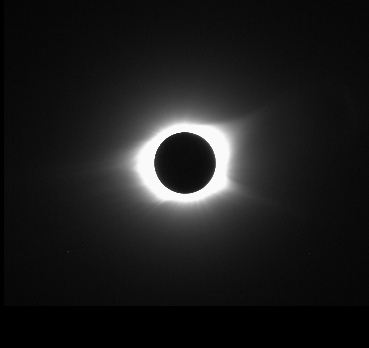
#> input picture 5853.png, 369 x 348 px
$ python imgnegation.py
#> lines starting #> are read from the running program, lines starting #| are printed output that depends on the picture
# Import all necessary libraries. Skimage is shorthand for scikit-image
import skimage.io
import skimage.util
import skimage.color
import skimage.transform
import copy
from matplotlib import pyplot as plt
from configuration import Configuration
from datetime import datetime


THRESHOLD = 0.2 # The highest pixel value that will be considered as part of the corona
REALLY_BIG = 10 # Placeholder value. Can be changed to anything above 1.
ROTATE_BY = 1 # Angle rotation step. Change this to change the degrees you want to rotate it by.
STORE_EVERY = 10 # Every STORE_EVERY configuration will be saved.

a = skimage.color.rgb2gray(skimage.io.imread('5853.png')) # The static, already aligned image in grayscale
#> a: shape (348, 369) float64; min 0, max 0.992, mean 0.108
b = skimage.color.rgb2gray(skimage.io.imread('5854.png')) # The modular image that we are trying to align in grayscale
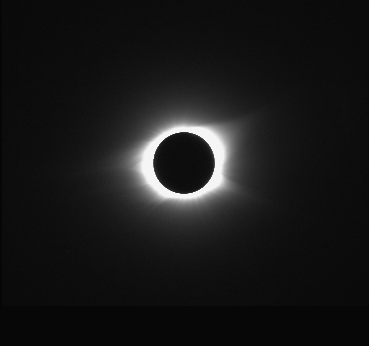
#> input picture 5854.png, 369 x 346 px
#> b: shape (346, 369) float64; min 0.0235, max 0.98, mean 0.0936
c = skimage.util.invert(a) # Invert the image so that black becomes white, and vice-versa
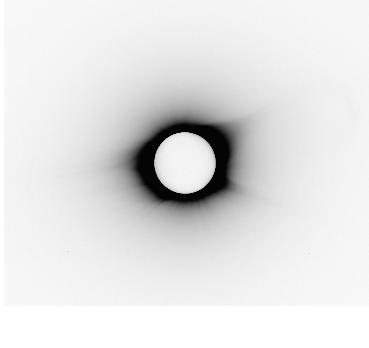
#> c: shape (348, 369) float64; min 0.00784, max 1, mean 0.892
configurations = None # Stores the best configuration
stored = [] # Can save every _ time steps to manually confirm results

for j in range(0,360,ROTATE_BY): # Rotate up to 360 Degrees by the Angle Step
    print('We are on degree: {}'.format(str(j)), 'The Time is: {}'.format(str(datetime.now())))
    f = copy.deepcopy(c)
    e = skimage.transform.rotate(b, j, preserve_range=True)
    e = skimage.util.invert(e) # Prepare the image to be super-imposed on the constant image
    smallest_row = None # The smallest row where a corona pixel is detected using THRESHOLD
    smallest_col = (0,REALLY_BIG) # The smallest column where a corona pixel is detected using THRESHOLD
    greatest_row = (0,0) # The greatest row where a corona pixel is detected using THRESHOLD
    greatest_col = (0,0) # The greatest col where a corona pixel is detected using THRESHOLD

    for x in range(len(f)): # For every row in the constant image
        for y in range(len(f[x])): # For every column in that row
            try:
                val_a = f[x][y]
            except IndexError:
                val_a = 1
            try:
                val_b = e[x][y]
            except IndexError:
                val_b = 1
            val = min(val_a, val_b)
            if smallest_row is None and val < THRESHOLD:
                smallest_row = (x,y)
            if val < THRESHOLD and y < smallest_col[1]:
                smallest_col = (x,y)
            if val < THRESHOLD:
                greatest_row = (x,y)
            if val < THRESHOLD and y > greatest_col[1]:
                greatest_col = (x,y)
            f[x][y] = val # Record the super-imposed value into f
#> (the run stopped early here; a loop or call above may not have finished)
